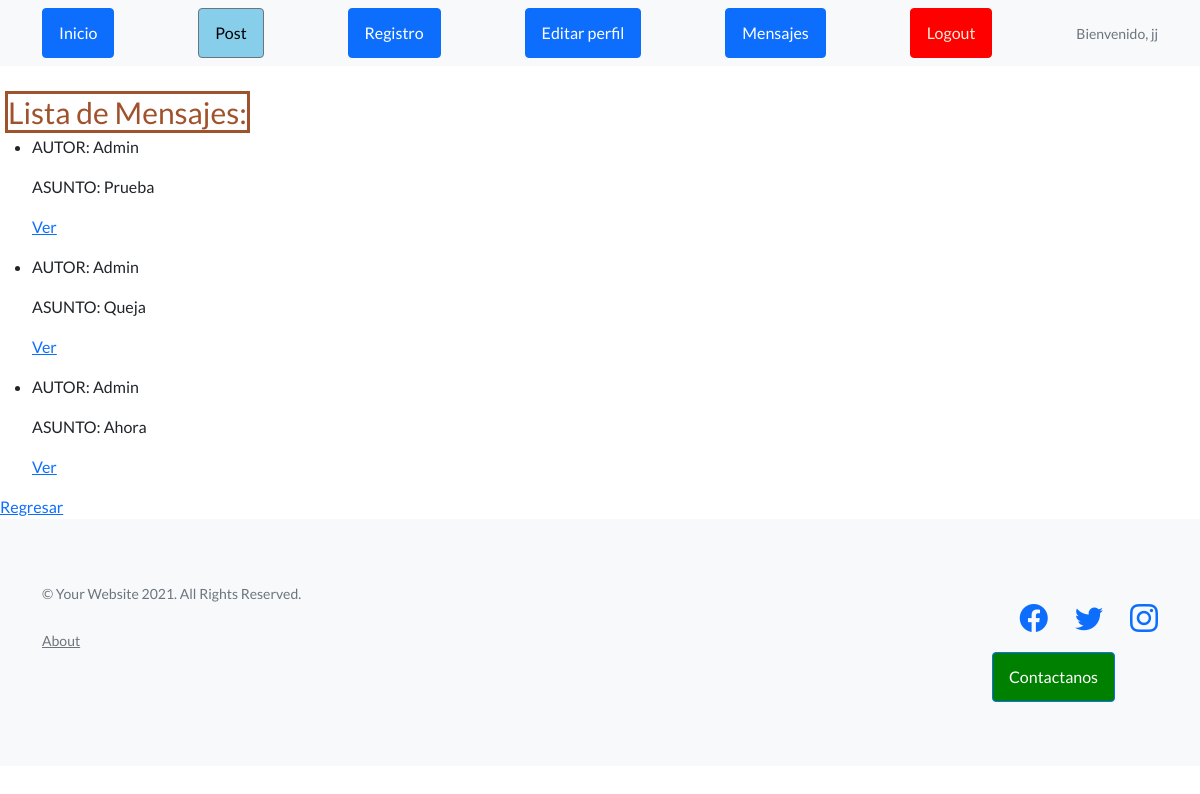
Page /AppHome/ListaMensajes/ (signed in) on the committed database.
### AppHome/models.py (models this page shows, shortened)
class Mensajeria(models.Model):
    Fecha = models.DateTimeField(auto_now_add=True)
    Autor = models.ForeignKey(User, on_delete=models.CASCADE)
    Asunto = models.CharField(max_length=60)
    Mensaje = RichTextField()

### AppHome/views.py (the view)
# urls.py: path('ListaMensajes/', views.MensajeList.as_view(), name = 'ListaMensajes'),
class MensajeList(ListView):
    model = Mensajeria
    template_name = "AppHome/ListaMensajes.html"

### AppHome/templates/AppHome/ListaMensajes.html
{% extends 'AppHome/padre.html' %}
{% load static %}
{% block contenidopost %}
<br>
    <span style="color:sienna;border-image: initial; border: 3px solid sienna; font-size: 30px; margin-left: 5px;">Lista de Mensajes: </span>
    <ul>
        {% for mensaje in object_list %}
            <li>
                <p>AUTOR: {{ mensaje.Autor }} </p>
                <P>ASUNTO: {{ mensaje.Asunto }} </P>
                <p>
                    <a href="{% url 'DetalleMensajes' mensaje.id %}">Ver</a>
                </p>
            </li>
        {% endfor %}
    </ul>
    <a href="{% url 'Mensajes' %}">Regresar</a>
{% endblock contenidopost %}

### AppHome/templates/AppHome/padre.html (shortened to what this page needs)
<!DOCTYPE html>
<html lang="en">
    <head>
        {% load static %}
        <link href="https://cdn.jsdelivr.net/npm/bootstrap-icons@1.5.0/font/bootstrap-icons.css" rel="stylesheet" type="text/css" />
        <link href="{% static 'AppHome/css/styles.css' %}" rel="stylesheet" />
    </head>
    <body>
        <nav class="navbar navbar-light bg-light static-top">
            <div class="container">
                <a class="btn btn-primary" href="{% url 'inicio' %}">Inicio</a>
                <a class="btn btn-secondary" style="background-color: skyblue; color: black;" href="{% url 'post' %}">Post</a>
                <a class="btn btn-primary" href="{% url 'Register' %}">Registro</a>
                <a class="btn btn-primary" href="{% url 'EditarPerfil' %}">Editar perfil</a>
                <a class="btn btn-primary" href="{% url 'Mensajes' %}">Mensajes</a>
                <a class="btn btn-primary" style="color: antiquewhite; background-color: red; border-color: red;" href="{% url 'Logout' %}">Logout</a>
                {% if request.user.is_authenticated %}
                <p class="text-muted small mb-4 mb-lg-0">Bienvenido, {{user.username}}</p>
                {% endif %}
            </div>
        </nav>
        {% block contenidopost %}{% endblock contenidopost %}
        <footer class="footer bg-light">
            <div class="container">
                <div class="row">
                    <div class="col-lg-6 h-100 text-center text-lg-start my-auto">
                        <p class="text-muted small mb-4 mb-lg-0">&copy; Your Website 2021. All Rights Reserved.</p>
                        <br>
                        <a class="text-muted small mb-4 mb-lg-0" href="{% url 'informacion' %}">About</a>
                    </div>
                    <div class="col-lg-6 h-100 text-center text-lg-end my-auto">
                        <ul class="list-inline mb-0">
                            <li class="list-inline-item me-4">
                                <a href="https://www.google.com/url?sa=t&rct=j&q=&esrc=s&source=web&cd=&cad=rja&uact=8&ved=2ahUKEwjd6-nJjbL1AhVBp5UCHQbRAlMQFnoECAsQAQ&url=https%3A%2F%2Fes-la.facebook.com%2F&usg=AOvVaw2k8t17LRAG2cEJiOAR1RcZ"><i class="bi-facebook fs-3"></i></a>
                            </li>
                            <li class="list-inline-item me-4">
                                <a href="#!"><i class="bi-twitter fs-3"></i></a>
                            </li>
                            <li class="list-inline-item">
                                <a href="#!"><i class="bi-instagram fs-3"></i></a>
                            </li>
                        </ul>
                    </div>
                </div>
            </div>
            <div style="text-align: right; margin-right: 85px;">
                <a class="btn btn-primary" style="background-color: green; color: white;" href="{% url 'EnviarMensaje' %}">Contactanos</a>
            </div>
        </footer>
    </body>
</html>

### rows in the picture
Mensajeria: Autor "Admin", Asunto "Prueba"
Mensajeria: Autor "Admin", Asunto "Queja"
Mensajeria: Autor "Admin", Asunto "Ahora"

### other values in the picture
{{ user.username }} "jj"
